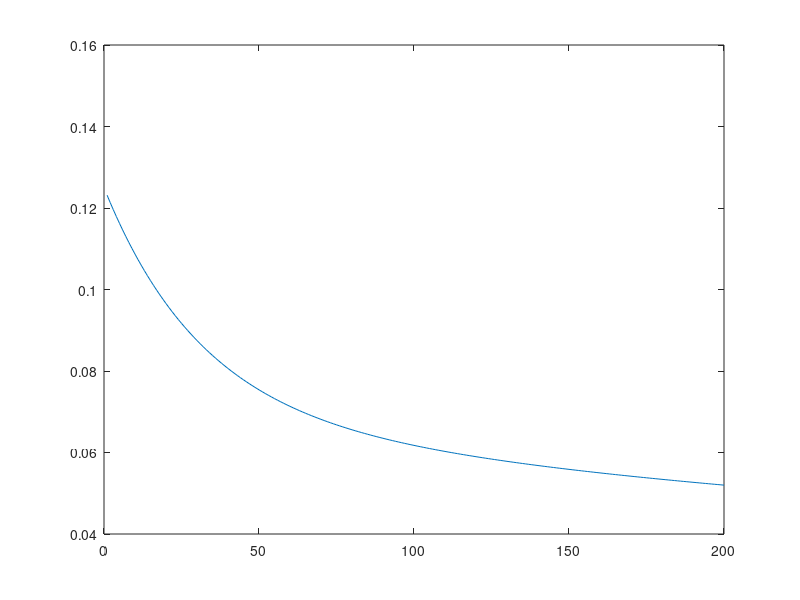

MATLAB code for this plot:
function linear_perceptron()
	X = [	1 0 0
		1 0 1
		1 1 0
		1 1 1];

	y = [0 0 0 1]';


	m = size(X, 1);

	num_thetas = size(X, 2);

	theta = zeros(num_thetas, 1);

	alpha = 0.01;

	iterations = 200; 

	J = zeros(iterations, 1);
	for iter = 1:iterations
		temp = zeros(size(theta));
		h = X*theta;
		for theta_i = 1:num_thetas
			temp(theta_i) = theta(theta_i) - alpha * (1/m) * ... 
				sum((h - y) .* X(:,theta_i));	
		end	
		theta = temp;
		J(iter) = (1/(2*m)) * sum ((X*theta - y).^2);
	end;

	result = X*theta > 0.5;

	for i = 1:m
		str = strjoin({mat2str(X(i, 2)), 'and', mat2str(X(i,3)), '=', mat2str(result(i))}, ' ')
	end
	
	plot(J);
end

linear_perceptron()
